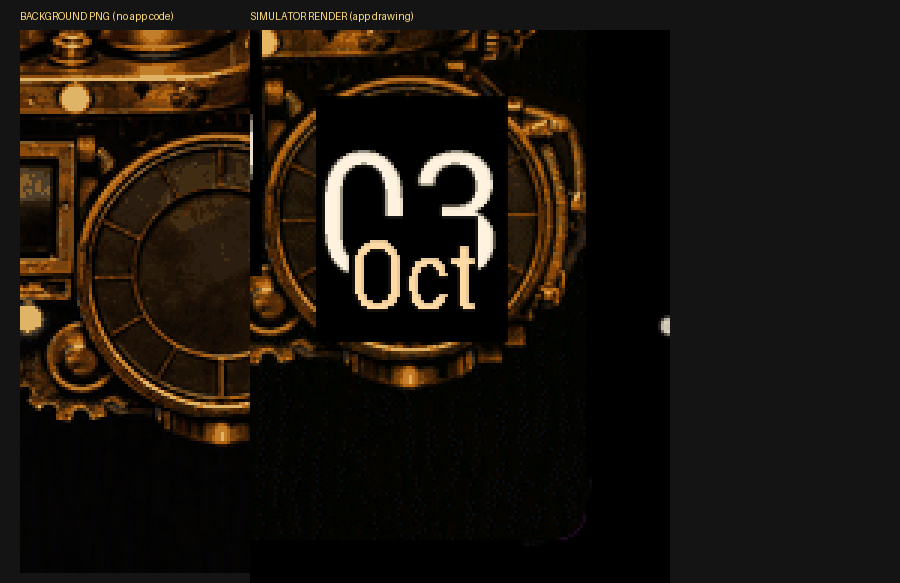
#> input picture ciq/artwork/_transparency_test.png, 900 x 583 px
$ python -i device_colour.py   (imports and definitions only)
#> lines starting #> are read from the running program, lines starting #| are printed output that depends on the picture
#> further down, picture is the input picture: PIL image 900x583 RGB; mean R, G, B 27.8, 21.1, 13.5
"""Pre-correct artwork for the Venu Sq 2's AMOLED panel, which renders warm tones redder than sRGB.

WHY: photographed side by side with the simulator on a monitor (same photo, so the camera's own
bias largely cancels), the watch showed the brass at hue ~17 deg against the monitor's ~28 deg,
G/R 0.54 vs 0.69, and slightly MORE saturated (0.65 vs 0.58). The simulator capture matches the
source bitmap exactly (hue 31 deg), so the compiled bitmap is right and the shift happens on the
panel. The brass reads as copper/orange on the wrist.

The correction pre-rotates WARM hues toward yellow and trims their saturation, so the panel's shift
lands back on the intended brass. It is weighted to warm hues only (full effect 0-50 deg, fading
to zero by 80 deg and below 340 deg) so the blue sparks, the blue lamps and the green/orange
indicator lamps keep their colour. Blacks are untouched (hue rotation does nothing at V=0, and the
weight also fades out in the darkest pixels so near-black noise does not pick up a green cast).

RE-CALIBRATED ON THE PANEL (the original 11.0 deg came from one photo and over-rotated): a later
photo of the watch beside the monitor measured the mid brass matching to 0.0 deg but the brightest
and darkest warm tones 3-4 deg yellower than the design, so the shift was re-picked by eye off
`make_calibration.py`'s repeated-band screen, which shows the same hardware pre-corrected at +4, +8,
+11 and +14 deg. The user picked the TOP band: HUE_SHIFT_DEG = 4.0. Note it is the end of that
ladder, so the true value could be lower still - if the brass reads too red/copper on the wrist,
calibrate again with a ladder below it (0 / 2 / 4 / 6).

The SAT_SCALE value is still the original estimate (0.90 from 0.65 vs 0.58); the same photo
suggested it is also slightly over-trimmed (the panel measured +0.13 saturation on warm pixels).
It is a separate axis and can be calibrated the same way.

Judge a calibration screen ON THE WATCH, against real brass - not against the monitor's own copy of
it: each band carries its own pre-rotation, so only the band matching the assumed shift shows the
design colours there.
"""
import numpy as np
from PIL import Image

HUE_SHIFT_DEG = 4.0    # re-calibrated on the panel (see below), not the 11.0 of the original photo
SAT_SCALE = 0.90       # measured: watch 0.65 vs monitor 0.58 saturation


def warm_weight(h_deg, v):
    """1.0 for brass/copper hues, fading to 0 outside them and in near-black pixels."""
    hw = np.clip((80.0 - h_deg) / 30.0, 0, 1) * (h_deg <= 80)    # 0..50 full, 50..80 fade
    hw = np.where(h_deg >= 340, np.clip((h_deg - 340) / 20.0, 0, 1), hw)
    vw = np.clip((v - 0.04) / 0.08, 0, 1)                       # fade out below V ~0.12
    return hw * vw


def correct(img, hue_shift_deg=HUE_SHIFT_DEG, sat_scale=SAT_SCALE):
    """Return a copy of `img` (RGB) with warm hues rotated by +hue_shift_deg and desaturated."""
#> called with hue_shift_deg = 4, sat_scale = 0.9
    hsv = np.asarray(img.convert("RGB").convert("HSV"), dtype=np.float64)
    h = hsv[..., 0] * 360.0 / 255.0
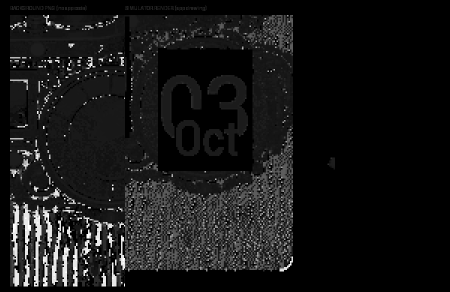
#> h: shape (583, 900) float64 (shown at 1/2 size); min 0, max 328.9, mean 28.9; drawn with min black and max white
    s = hsv[..., 1] / 255.0
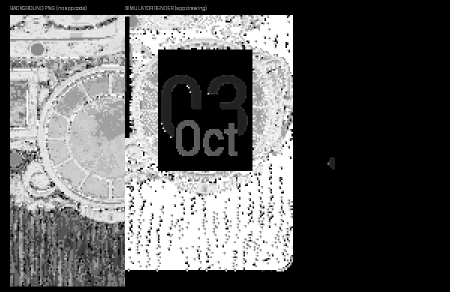
#> s: shape (583, 900) float64 (shown at 1/2 size); min 0, max 1, mean 0.366
    v = hsv[..., 2] / 255.0
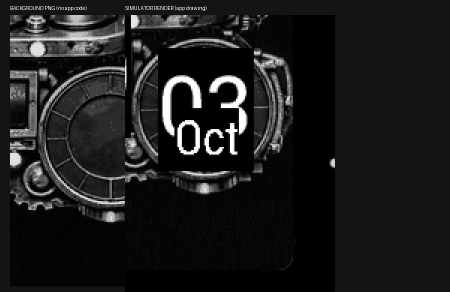
#> v: shape (583, 900) float64 (shown at 1/2 size); min 0, max 1, mean 0.11
    w = warm_weight(h, v)
#> in warm_weight, `hw = np.clip((80.0 - h_deg) / 30.0, 0, 1) * (h_deg <= 80)`:
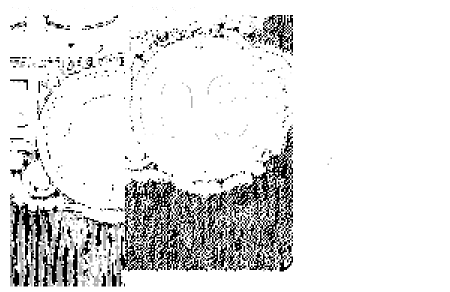
#> hw: shape (583, 900) float64 (shown at 1/2 size); min 0, max 1, mean 0.888
#> in warm_weight, `vw = np.clip((v - 0.04) / 0.08, 0, 1)`:
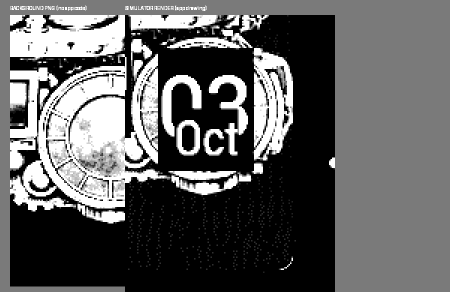
#> vw: shape (583, 900) float64 (shown at 1/2 size); min 0, max 1, mean 0.375
    h2 = (h + hue_shift_deg * w) % 360.0
    s2 = s * (1.0 - (1.0 - sat_scale) * w)
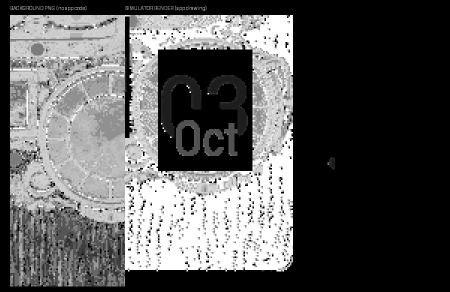
#> s2: shape (583, 900) float64 (shown at 1/2 size); min 0, max 1, mean 0.35
    out = np.stack([h2 * 255.0 / 360.0, s2 * 255.0, v * 255.0], axis=-1)
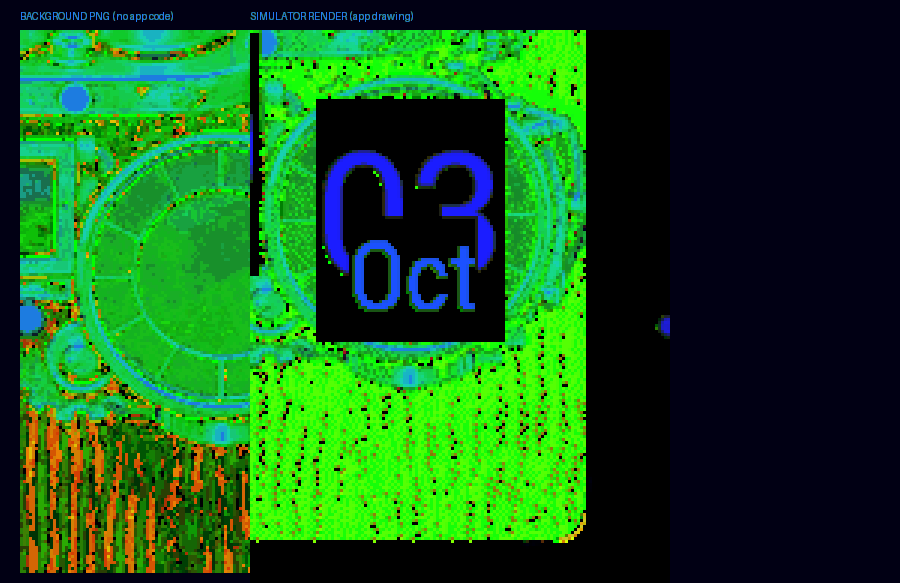
#> out: shape (583, 900, 3) float64; mean R, G, B 21.5, 89.2, 28.1
    return Image.fromarray(np.round(out).clip(0, 255).astype(np.uint8), "HSV").convert("RGB")
#> returned value: PIL image 900x583 RGB


# [6 lines left out: function as_seen, not called in this run]

>>> from PIL import Image
>>> picture = Image.open('artwork/_transparency_test.png')
>>> result = correct(picture)

$ run again, on ciq/artwork/_compare.png
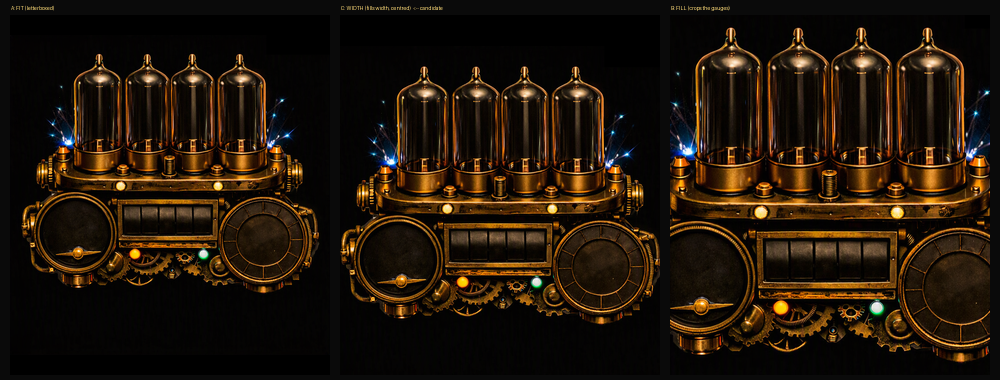
#> input picture ciq/artwork/_compare.png, 2000 x 760 px (shown at 1/2 size)
#> picture is the input picture: PIL image 2000x760 RGB; mean R, G, B 33.9, 21.9, 9.9
#> in correct, `s2 = s * (1.0 - (1.0 - sat_scale) * w)`:
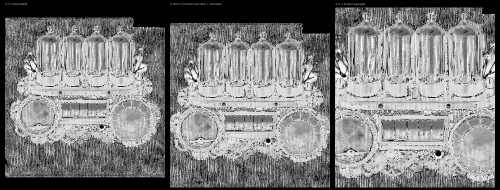
#> s2: shape (760, 2000) float64 (shown at 1/4 size); min 0, max 1, mean 0.502
#> in correct, `out = np.stack([h2 * 255.0 / 360.0, s2 * 255.0, v * 255.0], axis=-1)`:
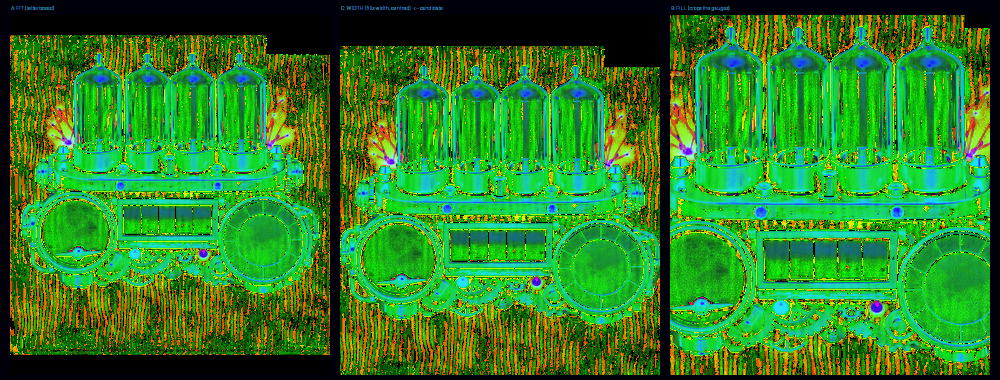
#> out: shape (760, 2000, 3) float64 (shown at 1/2 size); mean R, G, B 45.5, 128.1, 34.8

$ run again, on ciq/artwork/amber_glass.png
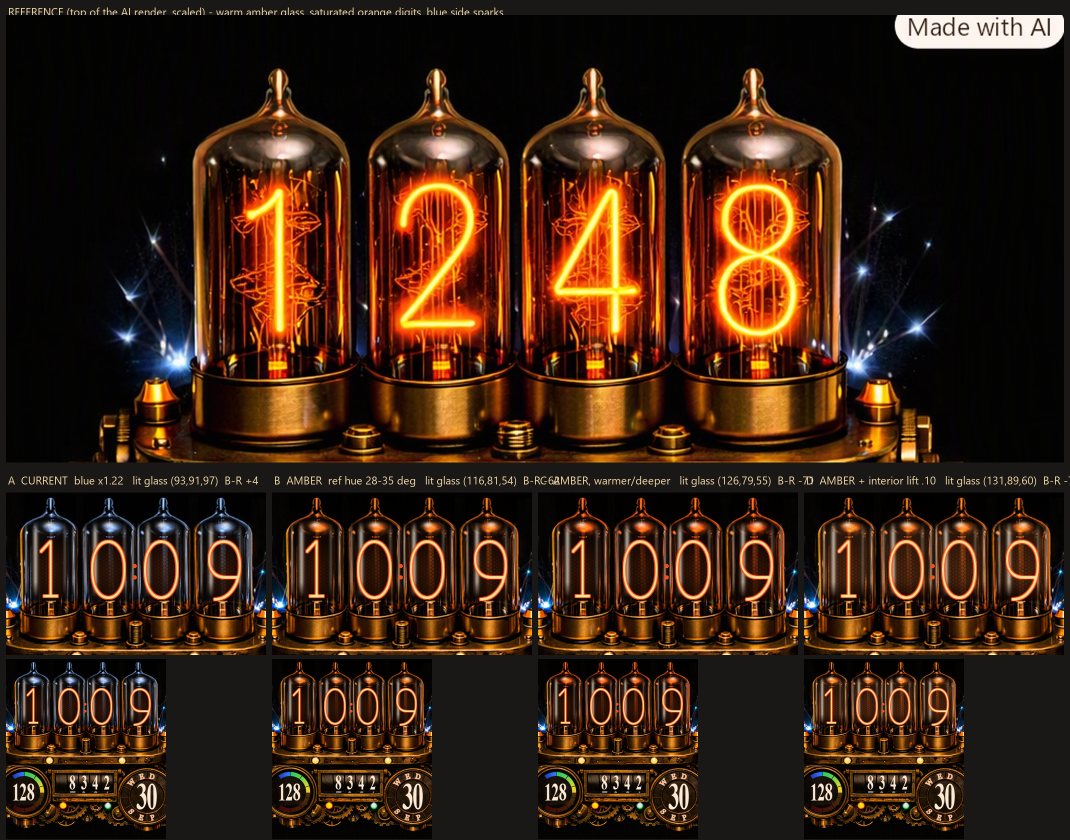
#> input picture ciq/artwork/amber_glass.png, 2140 x 1680 px (shown at 1/2 size)
#> picture is the input picture: PIL image 2140x1680 RGB; mean R, G, B 58, 34.7, 19.1
#> in correct, `out = np.stack([h2 * 255.0 / 360.0, s2 * 255.0, v * 255.0], axis=-1)`:
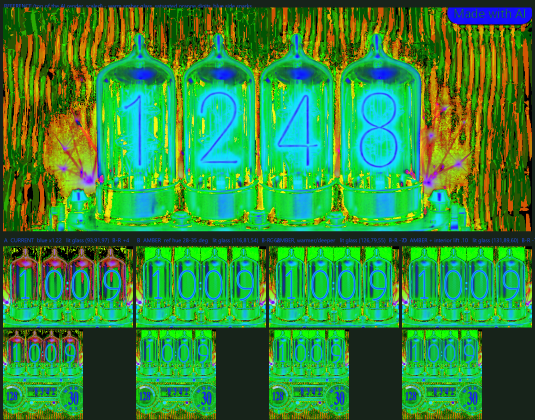
#> out: shape (1680, 2140, 3) float64 (shown at 1/4 size); mean R, G, B 51.3, 136.4, 59.3
#> in correct, `return Image.fromarray(np.round(out).clip(0, 255).astype(np.uint8), "H..`:
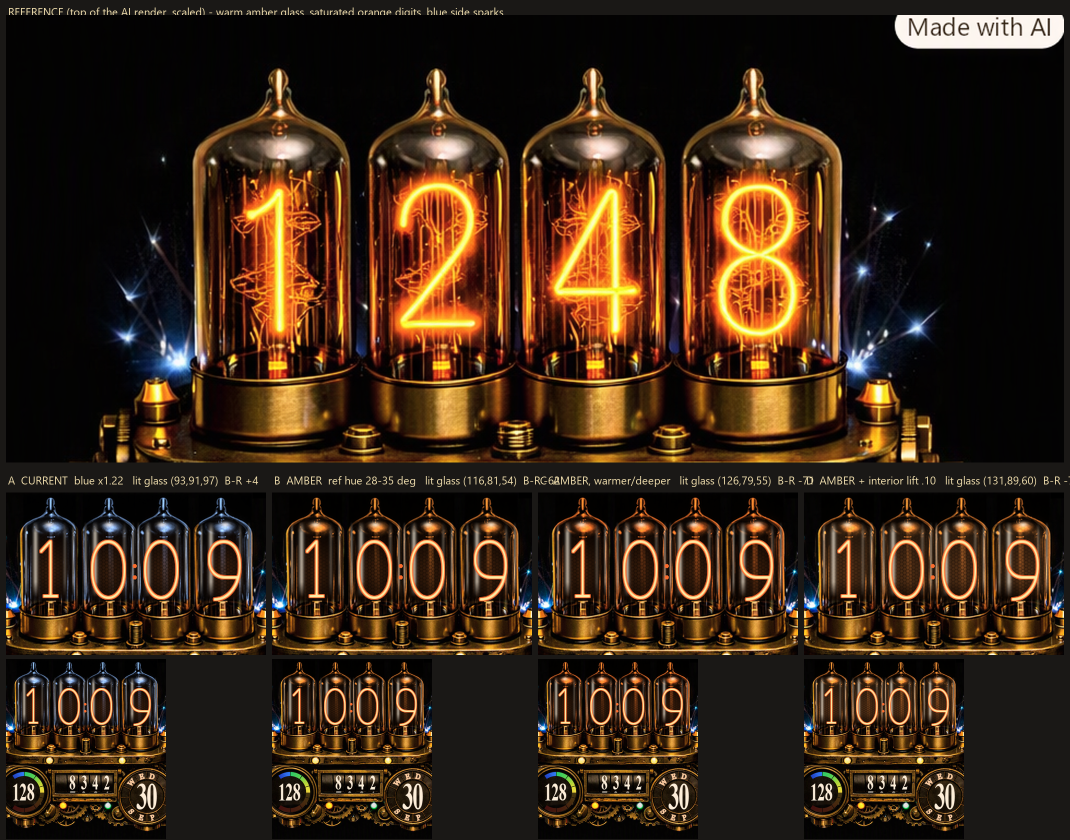
#> returned value: PIL image 2140x1680 RGB (shown at 1/2 size); mean R, G, B 58, 39, 23
